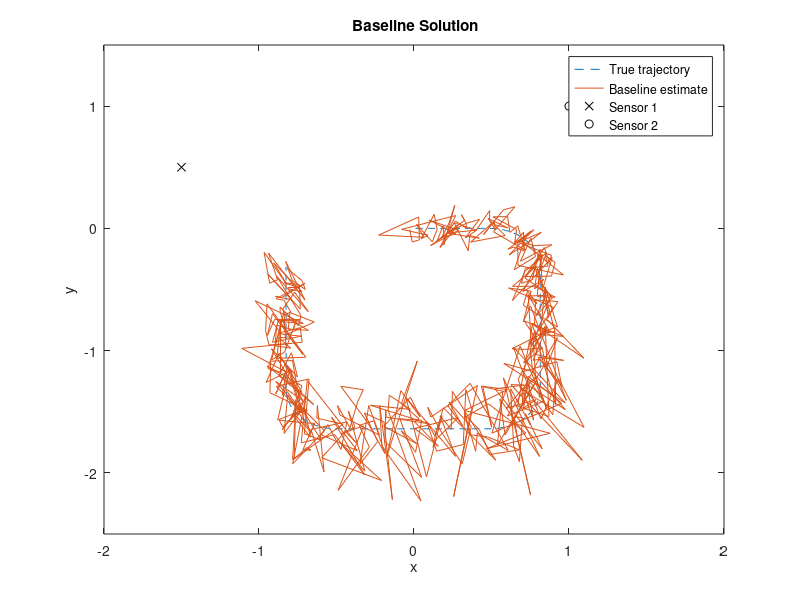

The MATLAB source for this figure: (Note: this script raises an error after producing the figure.)
%%%%%%%%%%%%%%%%%%%%%%%%%%%%%%%%%%%%%%%%%%%%%%%%%%%%%%%%%%%%%%%%%
%
% Supplemental Matlab code for Exercise 4.3
%
% This software is distributed under the GNU General Public 
% Licence (version 2 or later); please refer to the file 
% Licence.txt, included with the software, for details.
%
%%%%%%%%%%%%%%%%%%%%%%%%%%%%%%%%%%%%%%%%%%%%%%%%%%%%%%%%%%%%%%%%%

%% Generate data

  % Lock seed
  randn('state',123);

  % Implement RMSE (true and estimate)
  rmse = @(X,EST) sqrt(mean(sum((X-EST).^2)));
  
  % Create a bit curved trajectory and angle
  % measurements from two sensors
  S1 = [-1.5;0.5]; % Position of sensor 1
  S2 = [1;1];      % Position of sensor 2
  sd = 0.05;       % Standard deviation of measurements
  dt = 0.01;       % Sampling period
  x0 = [0;0;1;0];  % Initial state

  a = zeros(1,500);
  a(1,50:100)  = pi/2/51/dt + 0.01*randn(1,51);
  a(1,200:250) = pi/2/51/dt + 0.01*randn(1,51);
  a(1,350:400) = pi/2/51/dt + 0.01*randn(1,51);
  x = x0;
  t = 0;
  X = [];
  Theta = [];
  T = [];
  for i=1:500
    F = [0 0  1    0;...
         0 0  0    1;...
         0 0  0   a(i);...
         0 0 -a(i) 0];
    x = expm(F*dt)*x;
    y1 = atan2(x(2)-S1(2), x(1)-S1(1)) + sd * randn;
    y2 = atan2(x(2)-S2(2), x(1)-S2(1)) + sd * randn;
    t  = t + dt;
    X = [X x];
    T = [T t];
    Theta = [Theta [y1;y2]];
  end
  steps = size(Theta,2);


%% Dynamic model

  % Parameters of the dynamic model
  qc = 0.1;
  
  % This is the transition matrix
  A  = [1 0 dt 0;
        0 1 0 dt;
        0 0 1 0;
        0 0 0 1];

  % This is the process noise covariance
  Q = [qc*dt^3/3 0 qc*dt^2/2 0;
       0 qc*dt^3/3 0 qc*dt^2/2;
       qc*dt^2/2 0 qc*dt 0;
       0 qc*dt^2/2 0 qc*dt];
  
   
%% Baseline solution
   
  % Baseline solution. The estimates
  % of x_k are stored as columns of
  % the matrix EST1.

  %if 0 %% <--- Uncomment to disable
  
  fprintf('Running base line solution.\n');
    
  % Initialize to true value
  m1 = x0;     
  EST1 = zeros(4,steps);
  
  % Set up figure
  %figure(1); clf
  
  % Loop through steps
  for k=1:steps
      
    % Compute crossing of the measurements
    dx1 = cos(Theta(1,k));
    dy1 = sin(Theta(1,k));
    dx2 = cos(Theta(2,k));
    dy2 = sin(Theta(2,k));
    d = [dx1 dx2; dy1 dy2]\[S2(1)-S1(1);S2(2)-S1(2)];
    
    % Crossing
    cross_xy = S1 + [dx1;dy1]*d(1);
    
    % Compute estimate
    m1(3:4) = [0;0];
    m1(1:2) = cross_xy;
    EST1(:,k) = m1;
    
    % Animate
    if rem(k,10) == 1
      len = 3;
      dx1 = len*cos(Theta(1,k));
      dy1 = len*sin(Theta(1,k));
      dx2 = len*cos(Theta(2,k));
      dy2 = len*sin(Theta(2,k));
      clf;
      plot(X(1,:),X(2,:),'r-',...
            m1(1),m1(2),'bo',...
            EST1(1,1:k),EST1(2,1:k),'b--',...
            [S1(1);S1(1)+dx1],[S1(2);S1(2)+dy1],'k--',...
            [S2(1);S2(1)+dx2],[S2(2);S2(2)+dy2],'k--');
       axis([-2 2 -2.5 1.5]);
      
      % Pause and draw
      drawnow;
      pause(.1)
    end
  end
    
  % Compute error
  err1 = rmse(X,EST1)

  % Plot baseline
   figure(1); clf
 
     plot(X(1,:),X(2,:),'--',...
          EST1(1,:),EST1(2,:),'-',...
          S1(1),S1(2),'kx',S2(1),S2(2),'ko')
     legend('True trajectory','Baseline estimate','Sensor 1','Sensor 2');
     xlabel('x'); ylabel('y'); title('\bf Baseline Solution')
     axis([-2 2 -2.5 1.5]);
   
     fprintf('This is the BL solution. Press enter.\n');
     %pause;
   
  %end %% <--- Uncomment to disable
%%
%Bootstrap solution

  m2 = x0;% Initialize to true value
  R  = sd^2*eye(2);   % The joint covariance
  EST2 = zeros(4,steps);
  
  % Bootstrap design
  N = 1000;
  w = zeros(1,N);
  
  x_pf = zeros(4,N)+m2;
  my = zeros(2,N);
  
  % measurement model function
  hi = @(p, s) atan2(p(2)-s(2),p(1)-s(1));
  % Loop through steps
  
  for k=1:steps
    % draw from dynamic model
   
    % update from sensors    
    for i=1:N
        x_pf(:,i) = mvnrnd((A*x_pf(:,i))',Q')';
    end
    %x_pf = gauss_rndN(A*x_pf,Q);
    % calculate new weights
    for i=1:N
        my(:,i) = [hi(x_pf(1:2,i),S1); hi(x_pf(1:2,i),S2)];
    end
    
    % multivariate normal distribution
    y_pf = [Theta(1,k); Theta(2,k)];
    
    for i=1:N
        w(i)  = exp((-0.5)*((y_pf - my(:,i))'/R*(y_pf - my(:,i)))); % Constant discarded   
    end
    w  = w ./ sum(w);
    
    % resample
    idx = resampstr(w);
    x_pf = x_pf(:,idx);
    
    m2 = mean(x_pf,2);
    EST2(:,k) = m2;
    
    % Animate
    if rem(k,10) == 1
      len = 3;
      dx1 = len*cos(Theta(1,k));
      dy1 = len*sin(Theta(1,k));
      dx2 = len*cos(Theta(2,k));
      dy2 = len*sin(Theta(2,k));
      clf;
      plot(X(1,:),X(2,:),'r-',...
           m2(1),m2(2),'bo',...
           EST2(1,1:k),EST2(2,1:k),'b--',...
           [S1(1);S1(1)+dx1],[S1(2);S1(2)+dy1],'k--',...
           [S2(1);S2(1)+dx2],[S2(2);S2(2)+dy2],'k--');
      axis([-2 2 -2.5 1.5]);
      
      % Pause and draw
      drawnow;
      pause(.1)
    end
  end

  % Compute error
  err2 = rmse(X,EST2)
  
  % Plot Bootstrap
  figure(1); clf

    plot(X(1,:),X(2,:),'--',...
         EST2(1,:),EST2(2,:),'-',...
         S1(1),S1(2),'kx',S2(1),S2(2),'ko')
    legend('True trajectory','Bootstrap estimate','Sensor 1','Sensor 2');
    xlabel('x'); ylabel('y'); title('\bf Bootstrap Solution')
    axis([-2 2 -2.5 1.5]);
  
  
  fprintf('This will be the Bootstrap solution. Press enter.\n');
  %pause;
%%
 %SIR with CKF
  fprintf('Running SIR with CKF solution.\n');

  %m6 = x0;            % Initialize to true value
  P3 = eye(4);        % Some uncertainty
  R  = sd^2*eye(2);   % The joint covariance
  EST3 = zeros(4,steps);
  
  % CKF design
    n = 4;
    
    % storage for sigma points
    nsp = 2*n;
    
    xsp = zeros(n,nsp);
    xsu = zeros(n,nsp);

    % storage for xhat and yhat
    xhat = zeros(n, nsp);
    yhat = zeros(1, nsp);
    
    % measurement model function
    hi = @(p, s) atan2(p(2)-s(2),p(1)-s(1));
    
  % particle filter design
    N = 1000;
    adaptive_resamp = N/2;
    
    my = zeros(2,N);
    sy = R;
    
    % draw N samples from the prior
    x_pf = mvnrnd(x0,P3,N)';
    P_pf = repmat(P3,1,N);
    
    % set initial weights
    logw = ones(1,N)*-log(N);
    
    % calculate initial mean
    m3 = mean(x_pf,2);
  
  % Set up figure
  figure(1); clf
  
  % Loop through steps
  for k=1:steps
     
    for i=1:N
        % create the importance distribution

        % prediction step

        % form the sigma points
        xsp = set_cubature_sigma_points(x_pf(:,i),P_pf(:,(n*i-n+1):n*i),n);

        % propagate through dynamic model
        for j=1:nsp
            xhat(:,j) = A*xsp(:,j);
        end

        % compute predicted mean and covariance
        mm = cubature_mean(xhat,nsp);
        Pm = cubature_covariance(xhat,mm,xhat,mm,nsp) + Q;

        % update step

        % form the sigma points
        xsu = set_cubature_sigma_points(mm,Pm,n);

        % propagate through measurement model
        for j=1:nsp
            yhat(:,j) = hi(xsu(1:2,j),S1);
        end

        mu = cubature_mean(yhat,nsp);

        S = cubature_covariance(yhat,mu,yhat,mu,nsp) + R(1,1);
        C = cubature_covariance(xsu,mm,yhat,mu,nsp);

        K = C/S;

        mm = mm + K*(Theta(1,k) - mu);
        Pm = Pm - K*S*K';

        % form the sigma points again
        xsu = set_cubature_sigma_points(mm,Pm,n);

        % propagate through measurement model
        for j=1:nsp
            yhat(:,j) = hi(xsu(1:2,j),S2);
        end

        mu = cubature_mean(yhat,nsp);
        S = cubature_covariance(yhat,mu,yhat,mu,nsp) + R(2,2);
        C = cubature_covariance(xsu,mm,yhat,mu,nsp);

        K = C/S;

        ID_m = mm + K*(Theta(2,k) - mu);
        P_pf(:,(n*i-n+1):n*i) = Pm - K*S*K';
        
        % draw new sample from the importance distribution
        x_pf(:,i) = mvnrnd(ID_m', P_pf(:,(n*i-n+1):n*i)')';
        
    end
    
    % evaluate likelihood
    for i=1:N
        my(:,i) = [hi(x_pf(1:2,i), S1); hi(x_pf(1:2,i), S2)];
    end
    
    y_pf = [Theta(1,k); Theta(2,k)];
    
    prev_logw = logw;
    
    % store likelihood to w in log scale for better resolution
    for i = 1:N
        logw(i) = -0.5*(y_pf - my(:,i))'/sy*(y_pf - my(:,i));
    end
    
    % update weights and normalise, log sum is multiplication
    logw = prev_logw + logw;
    w = exp(logw);
    w = w./sum(w);
    
    % check if we need resampling
    
    n_eff = 1/sum(w.^2);
    
    %logw = log(w);
    if (n_eff < adaptive_resamp)
        idx = resampstr(w);
        x_pf = x_pf(:,idx);
        logw = ones(1,N)*-log(N);
    end
    
    m3 = sum(w.*x_pf,2);
    
    EST3(:,k) = m3;
    
    % Animate
    if rem(k,10) == 1
      len = 3;
      dx1 = len*cos(Theta(1,k));
      dy1 = len*sin(Theta(1,k));
      dx2 = len*cos(Theta(2,k));
      dy2 = len*sin(Theta(2,k));
      clf;
      plot(X(1,:),X(2,:),'r-',...
           m3(1),m3(2),'bo',...
           EST3(1,1:k),EST3(2,1:k),'b--',...
           [S1(1);S1(1)+dx1],[S1(2);S1(2)+dy1],'k--',...
           [S2(1);S2(1)+dx2],[S2(2);S2(2)+dy2],'k--');
      axis([-2 2 -2.5 1.5]);
      
      % Pause and draw
      drawnow;
      pause(.1)
    end
  end

  % Compute error
  err3 = rmse(X,EST3)
  
  % Plot EKF
  figure(1); clf

    plot(X(1,:),X(2,:),'--',...
         EST3(1,:),EST3(2,:),'-',...
         S1(1),S1(2),'kx',S2(1),S2(2),'ko')
    legend('True trajectory','SIR with CKF estimate','Sensor 1','Sensor 2');
    xlabel('x'); ylabel('y'); title('\bf IR with CKF Solution')
    axis([-2 2 -2.5 1.5]);
  
  
  fprintf('This will be the SIR with CKF solution. Press enter.\n');